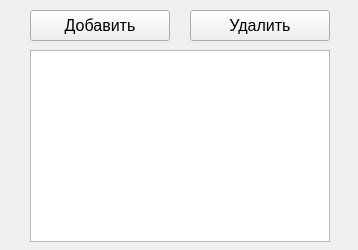
<?xml version="1.0" encoding="UTF-8"?>
<ui version="4.0">
 <class>MainWindow</class>
 <widget class="QMainWindow" name="MainWindow">
  <property name="geometry">
   <rect>
    <x>0</x>
    <y>0</y>
    <width>358</width>
    <height>250</height>
   </rect>
  </property>
  <property name="windowTitle">
   <string>Favorites</string>
  </property>
  <widget class="QWidget" name="centralwidget">
   <widget class="QPushButton" name="Delete">
    <property name="geometry">
     <rect>
      <x>190</x>
      <y>10</y>
      <width>140</width>
      <height>31</height>
     </rect>
    </property>
    <property name="font">
     <font>
      <pointsize>12</pointsize>
     </font>
    </property>
    <property name="text">
     <string>Удалить</string>
    </property>
   </widget>
   <widget class="QPushButton" name="Add">
    <property name="geometry">
     <rect>
      <x>30</x>
      <y>10</y>
      <width>140</width>
      <height>31</height>
     </rect>
    </property>
    <property name="font">
     <font>
      <pointsize>12</pointsize>
     </font>
    </property>
    <property name="text">
     <string>Добавить</string>
    </property>
   </widget>
   <widget class="QTextBrowser" name="Favlist">
    <property name="geometry">
     <rect>
      <x>30</x>
      <y>50</y>
      <width>300</width>
      <height>192</height>
     </rect>
    </property>
   </widget>
  </widget>
 </widget>
 <resources/>
 <connections/>
</ui>
